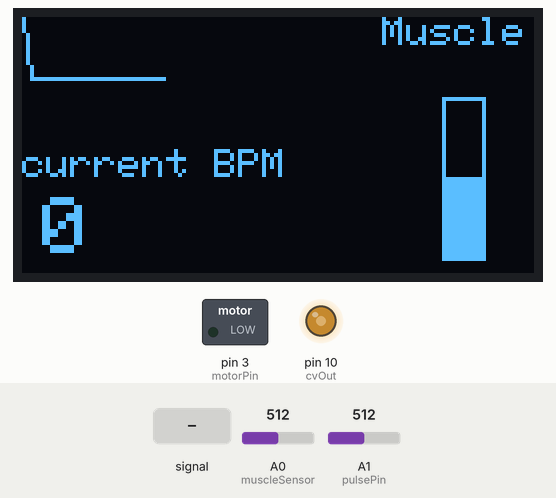
Simulated run of this sketch. Board: Arduino Uno, built with avr-gcc and run on an emulated ATmega328P. Shown: 128×64 one-colour display, switched loads named in the sketch (green lamp = pin HIGH), output pins drawn as LEDs (lit = HIGH). Dashed ring = blinking. Inputs (shaded band) come from the test bench; at power-on: A0 (muscleSensor) = 512, A1 (pulsePin) = 512.

Above: at 3.2 s.
3.3 s: A1 (pulsePin) fed a 200 Hz sine of ±81 counts around its level
At 3.74 s:
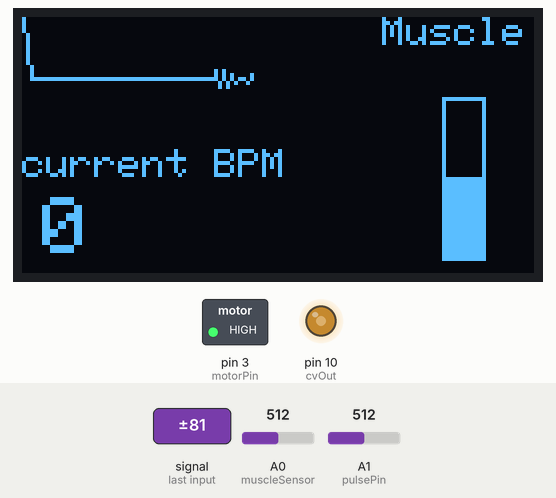
6.3 s: A0 (muscleSensor) set to 560
At 6.74 s:
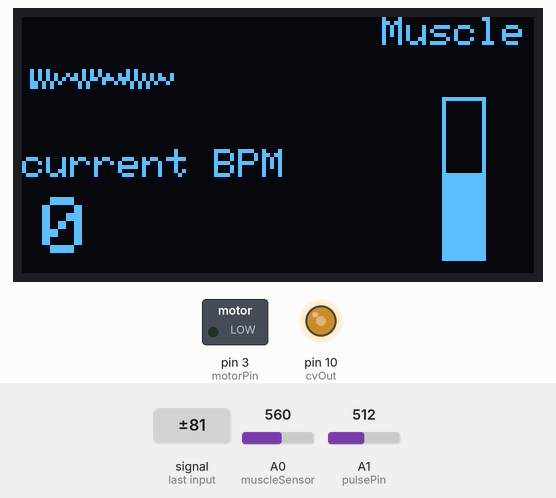
9.0 s: A0 (muscleSensor) set to 245
At 9.45 s:
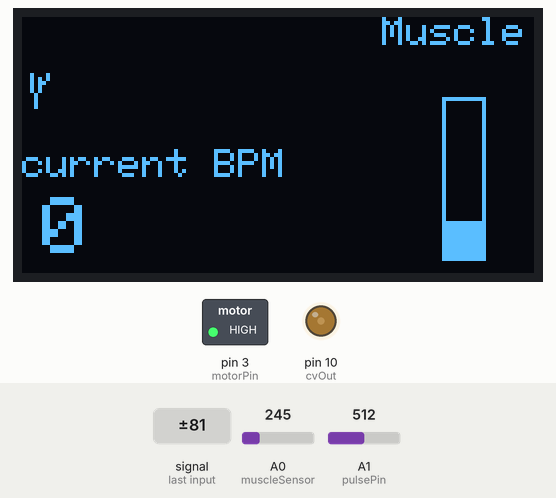
11.7 s: A0 (muscleSensor) set to 0
At 12.16 s:
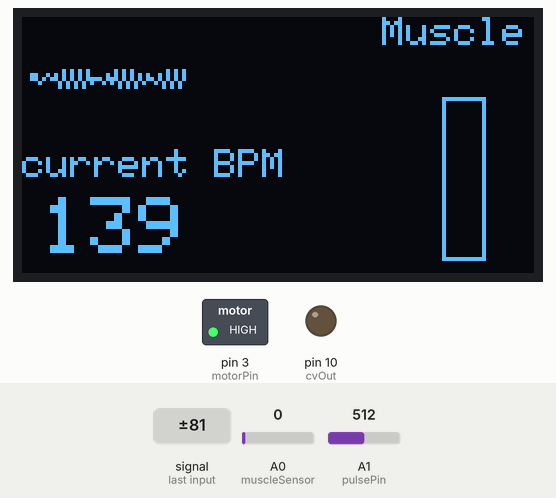
14.7 s: A0 (muscleSensor) set to 900
At 15.2 s:
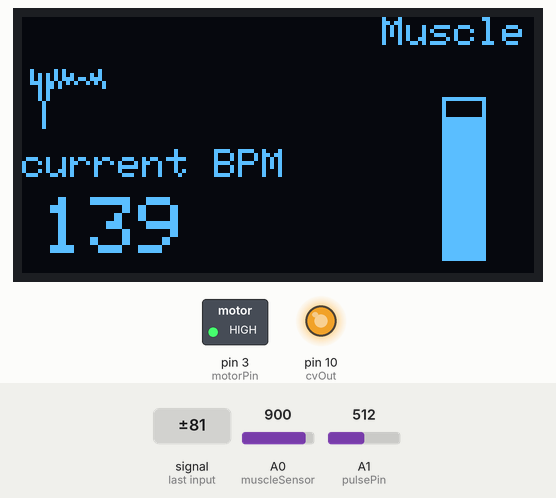
17.1 s: A1 (pulsePin) set to 470
At 18.56 s:
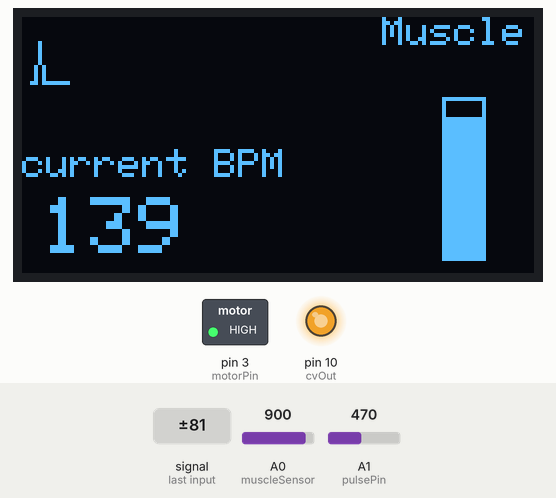
Timing chart, 0 to 19.6 s (numbered marks = the images above; inputs shaded):
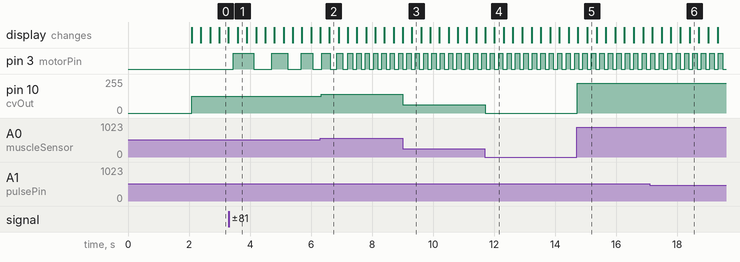

The sketch:

kontrool.ino
```cpp
/**
 * @file: kontrool.ino
 *
 * @date: 2021-06-02
 *
 * @author: Yazan Saleh & Lukas Güldenstein
 *
 * @brief: kontrool - controlling music with your body
 */

/* -------------------------------- includes -------------------------------- */
#include "ui.hpp"
#include "util.hpp"
#include "pulseSensor.hpp"

// debuggin?
#define DEBUG false

/* -------------------------- parameter definitons -------------------------- */
const unsigned long baudRate = 115200;

/* ----------------------------- pin definitions ---------------------------- */

const uint8_t muscleSensor = A0;
const uint8_t cvOut = 10;
const uint8_t pulsePin = A1;
const uint8_t motorPin = 3;

PulseSensor *PulseSensor::OurThis;

/* ---------------- global variables & object instantiations ---------------- */
UI ui = UI();
PulseSensor pulseSensor = PulseSensor(pulsePin);
const int numReadings = 31;
int readings[numReadings];

/* ---------------------------------- setup --------------------------------- */
void setup()
{
	Serial.begin(baudRate);
	if (!ui.start())
	{
		error("could not setup oled");
	}
	ui.displayLogo();
	delay(2000);
	ui.clearDisplay();
	ui.drawTemplate();

	pinMode(motorPin, OUTPUT);

	// configure CV Pin with higher PWM freq
	setHigherPWMFreq();

	// threshhold to avoid noise
	pulseSensor.setThreshold(480);

	// zero readings array
	for (int i = 0; i < numReadings; i++)
	{
		readings[i] = 0;
	}
}

/* ------------------------- variables in interrupt ------------------------- */
volatile uint16_t muscleSenseVal = 0;
volatile uint8_t cvOutVal = 0;

/* ------------------------ global variables in loop ------------------------ */
unsigned long pTime = 0;
unsigned long pTime2 = 0;
unsigned long interval;
uint8_t average = 0;
int sum;
uint8_t count = 0;
int smooth;
int total = 0;
int readIndex = 0;
bool motorOn = false;

/* ---------------------------------- loop ---------------------------------- */
void loop()
{
	unsigned long now = millis();

	// smoothing
	total -= readings[readIndex];
	int bpm = pulseSensor.getBPM();
	if (bpm < smooth + 5 || bpm > smooth - 5)
	{
		readings[readIndex] = bpm;
	}
	total += readings[readIndex];
	readIndex += 1;

	if (readIndex >= numReadings)
	{
		readIndex = 0;
	}

	// calculate smooth
	smooth = total / numReadings;

	/* -------------------------------- averaging ------------------------------- */
	if (now - pTime2 >= 500)
	{
		pTime2 = now;
		sum += smooth;
		count++;
		if (count >= 20)
		{
			average = sum / 20;
			sum = 0;
			count = 0;
		}
	}

	// interval for the vibration motor output
	interval = 30000 / smooth;

	//
	if ((now - pTime) >= interval)
	{
		pTime = now;
		motorOn ^= true;
		if (motorOn)
		{
			digitalWrite(motorPin, HIGH);
		}
		else
		{
			digitalWrite(motorPin, LOW);
		}
	}

	// read pulse sensor value and map for display
	int val = analogRead(A1);
	val = map(val, 0, 1023, 0, 25);
	// update ui
	ui.update(muscleSenseVal, val, average);
	analogWrite(cvOut, cvOutVal);
}

/* ------------------------ interrupt service routine ----------------------- */
// get data and process pulse samples
ISR(TIMER2_COMPA_vect)
{
	DISABLE_PULSE_SENSOR_INTERRUPTS; // disable interrupts while we do this
	PulseSensor::OurThis->onSampleTime();
	muscleSenseVal = analogRead(muscleSensor);
	cvOutVal = map(muscleSenseVal, 0, 1023, 0, 255);
	ENABLE_PULSE_SENSOR_INTERRUPTS; // enable interrupts when you're done
}
```

pulseSensor.hpp
```cpp
/**
 * @file: pulseSensor.hpp
 *
 * @date: 2021-06-12
 *
 * @author: Yazan Saleh & Lukas Güldenstein
 *
 * @note partly copied from library at https://github.com/WorldFamousElectronics/PulseSensorPlayground
 */

#ifndef _PULSESENSOR_HPP
#define _PULSESENSOR_HPP

#define FADE_SCALE 10
#define FADE_LEVEL_PER_SAMPLE 12
#define MAX_FADE_LEVEL (255 * FADE_SCALE)
#define DISABLE_PULSE_SENSOR_INTERRUPTS cli()
#define ENABLE_PULSE_SENSOR_INTERRUPTS sei()

class PulseSensor
{
public:
	PulseSensor(const int &inputPin)
	{
		OurThis = this;
		InputPin = inputPin;
		// Initialize (seed) the pulse detector
		sampleIntervalMs = 2;
		resetVariables();
		initInterrupts();
	}

private:
	// Configuration
	int InputPin; // Analog input pin for PulseSensor.

	// Pulse detection output variables.
	// Volatile because our pulse detection code could be called from an Interrupt
	volatile int BPM;										 // int that holds raw Analog in 0. updated every call to readSensor()
	int Signal;													 // holds the latest incoming raw data (0..1023)
	volatile int IBI;										 // int that holds the time interval (ms) between beats! Must be seeded!
	volatile bool Pulse;								 // "True" when User's live heartbeat is detected. "False" when not a "live beat".
	volatile bool QS;										 // The start of beat has been detected and not read by the Sketch.
	volatile int FadeLevel;							 // brightness of the FadePin, in scaled PWM units. See FADE_SCALE
	volatile int threshSetting;					 // used to seed and reset the thresh variable
	volatile int amp;										 // used to hold amplitude of pulse waveform, seeded (sample value)
	volatile unsigned long lastBeatTime; // used to find IBI. Time (sampleCounter) of the previous detected beat start.

	// Variables internal to the pulse detection algorithm.
	// Not volatile because we use them only internally to the pulse detection.
	unsigned long sampleIntervalMs; // expected time between calls to readSensor(), in milliseconds.
	int rate[10];										// array to hold last ten IBI values (ms)
	unsigned long sampleCounter;		// used to determine pulse timing. Milliseconds since we started.
	int P;													// used to find peak in pulse wave, seeded (sample value)
	int T;													// used to find trough in pulse wave, seeded (sample value)
	int thresh;											// used to find instant moment of heart beat, seeded (sample value)
	boolean firstBeat;							// used to seed rate array so we startup with reasonable BPM
	boolean secondBeat;							// used to seed rate array so we startup with reasonable BPM
public:
	bool getPulse()
	{
		return Pulse;
	}
	int getFadeLevel()
	{
		return FadeLevel;
	}
	int getBPM()
	{
		return BPM;
	}
	int getInterval()
	{
		return IBI;
	}

	void setThreshold(int threshold)
	{
		DISABLE_PULSE_SENSOR_INTERRUPTS;
		threshSetting = threshold;
		thresh = threshold;
		ENABLE_PULSE_SENSOR_INTERRUPTS;
	}

	void resetVariables()
	{
		for (int i = 0; i < 10; ++i)
		{
			rate[i] = 0;
		}
		QS = false;
		BPM = 0;
		IBI = 750; // 750ms per beat = 80 Beats Per Minute (BPM)
		Pulse = false;
		sampleCounter = 0;
		lastBeatTime = 0;
		P = 512;						 // peak at 1/2 the input range of 0..1023
		T = 512;						 // trough at 1/2 the input range.
		threshSetting = 550; // used to seed and reset the thresh variable
		thresh = 550;				 // threshold a little above the trough
		amp = 100;					 // beat amplitude 1/10 of input range.
		firstBeat = true;		 // looking for the first beat
		secondBeat = false;	 // not yet looking for the second beat in a row
		FadeLevel = 0;			 // LED is dark.
	}

	int readSample()
	{
		Signal = analogRead(InputPin);
	}

	void processLatestSample()
	{
		// Serial.println(threshSetting);
		// Serial.print('\t');
		// Serial.println(thresh);
		sampleCounter += sampleIntervalMs;		// keep track of the time in mS with this variable
		int N = sampleCounter - lastBeatTime; // monitor the time since the last beat to avoid noise

		// Fade the Fading LED
		FadeLevel = FadeLevel - FADE_LEVEL_PER_SAMPLE;
		FadeLevel = constrain(FadeLevel, 0, MAX_FADE_LEVEL);

		//  find the peak and trough of the pulse wave
		if (Signal < thresh && N > (IBI / 5) * 3)
		{ // avoid dichrotic noise by waiting 3/5 of last IBI
			if (Signal < T)
			{							// T is the trough
				T = Signal; // keep track of lowest point in pulse wave
			}
		}

		if (Signal > thresh && Signal > P)
		{							// thresh condition helps avoid noise
			P = Signal; // P is the peak
		}							// keep track of highest point in pulse wave

		//  NOW IT'S TIME TO LOOK FOR THE HEART BEAT
		// signal surges up in value every time there is a pulse
		if (N > 250)
		{ // avoid high frequency noise
			if ((Signal > thresh) && (Pulse == false) && (N > (IBI / 5) * 3))
			{
				Pulse = true;												// set the Pulse flag when we think there is a pulse
				IBI = sampleCounter - lastBeatTime; // measure time between beats in mS
				lastBeatTime = sampleCounter;				// keep track of time for next pulse

				if (secondBeat)
				{											// if this is the second beat, if secondBeat == TRUE
					secondBeat = false; // clear secondBeat flag
					for (int i = 0; i <= 9; i++)
					{ // seed the running total to get a realisitic BPM at startup
						rate[i] = IBI;
					}
				}

				if (firstBeat)
				{										 // if it's the first time we found a beat, if firstBeat == TRUE
					firstBeat = false; // clear firstBeat flag
					secondBeat = true; // set the second beat flag
					// IBI value is unreliable so discard it
					return;
				}

				// keep a running total of the last 10 IBI values
				word runningTotal = 0; // clear the runningTotal variable

				for (int i = 0; i <= 8; i++)
				{													 // shift data in the rate array
					rate[i] = rate[i + 1];	 // and drop the oldest IBI value
					runningTotal += rate[i]; // add up the 9 oldest IBI values
				}

				rate[9] = IBI;							// add the latest IBI to the rate array
				runningTotal += rate[9];		// add the latest IBI to runningTotal
				runningTotal /= 10;					// average the last 10 IBI values
				BPM = 60000 / runningTotal; // how many beats can fit into a minute? that's BPM!
				QS = true;									// set Quantified Self flag (we detected a beat)
				FadeLevel = MAX_FADE_LEVEL; // If we're fading, re-light that LED.
			}
		}

		if (Signal < thresh && Pulse == true)
		{												// when the values are going down, the beat is over
			Pulse = false;				// reset the Pulse flag so we can do it again
			amp = P - T;					// get amplitude of the pulse wave
			thresh = amp / 2 + T; // set thresh at 50% of the amplitude
			P = thresh;						// reset these for next time
			T = thresh;
		}

		if (N > 2500)
		{																// if 2.5 seconds go by without a beat
			thresh = threshSetting;				// set thresh default
			P = 512;											// set P default
			T = 512;											// set T default
			lastBeatTime = sampleCounter; // bring the lastBeatTime up to date
			firstBeat = true;							// set these to avoid noise
			secondBeat = false;						// when we get the heartbeat back
			QS = false;
			BPM = 0;
			IBI = 600; // 600ms per beat = 100 Beats Per Minute (BPM)
			Pulse = false;
			amp = 100; // beat amplitude 1/10 of input range.
		}
	}

	void onSampleTime()
	{
		digitalWrite(2, HIGH);
		readSample();
		processLatestSample();
		digitalWrite(2, LOW);
	}
	static PulseSensor *OurThis;

private:
	void initInterrupts()
	{
		// Initializes Timer2 to throw an interrupt every 2mS
		// Interferes with PWM on pins 3 and 11
		TCCR2A = 0x02; // Disable PWM and go into CTC mode
		TCCR2B = 0x05; // don't force compare, 128 prescaler
		OCR2A = 0XF9;	 // set count to 249 for 2mS interrupt
		TIMSK2 = 0x02; // Enable OCR2A match interrupt DISABLE BY SETTING TO 0x00
		ENABLE_PULSE_SENSOR_INTERRUPTS;
	}
};

#endif /* _PULSESENSOR_HPP */
```

ui.hpp
```cpp
/**
 * @file: ui.hpp
 *
 * @date: 2021-06-02
 *
 * @author: Yazan Saleh & Lukas Güldenstein
 */

#ifndef _UI_HPP
#define _UI_HPP

/* -------------------------------- includes -------------------------------- */
#include <Arduino.h>
#include <Wire.h>							// the I2C library
#include <Adafruit_GFX.h>			// the graphics library
#include <Adafruit_SSD1306.h> // the SSD1306 library

/**
 * use these pins:
 * A4 -> SDA
 * A5 -> SCL
 */

class UI
{
private:
	const int oledAdrr = 0x3c;
	const int oledWidth = 128;
	const int oledHeight = 64;

	const int barX0 = 105;
	const int barY0 = 20;
	const int barWidth = 10;
	const int barHeight = 40;

	Adafruit_SSD1306 oled;

public:
	UI()
	{
		oled = Adafruit_SSD1306(oledWidth, oledHeight, &Wire, -1);
	}
	~UI() {}

private:
	void updateCurrentBPM(const int &currentBPM)
	{
		// write current BPM as value
		oled.fillRect(0, 42, 70, 20, BLACK); // clear part of display
		oled.setTextColor(WHITE);
		oled.setTextSize(2);
		oled.setCursor(5, 45);
		oled.print(currentBPM);
	}
	void updateBar(const int &muscleSensor)
	{
		// clear the bar
		oled.fillRect(barX0 + 1, barY0 + 1, barWidth - 1, barHeight - 1, BLACK);
		// fill the bar
		int curHeight = map(muscleSensor, 0, 1023, 0, barHeight);
		oled.fillRect(barX0, barY0 + (barHeight - curHeight), barWidth, curHeight, WHITE);
	}

public:
	void drawTemplate()
	{
		oled.setTextColor(WHITE);
		oled.setTextSize(1);

		// current value
		oled.setCursor(0, 33);
		oled.print("current BPM");

		// UI for Muscle Sensor
		oled.setCursor(90, 0);
		oled.print("Muscle");

		oled.drawLine(barX0, barY0, barX0, barY0 + barHeight, WHITE);												 // left
		oled.drawLine(barX0 + barWidth, barY0, barX0 + barWidth, barY0 + barHeight, WHITE);	 // right
		oled.drawLine(barX0, barY0, barX0 + barWidth, barY0, WHITE);												 // top
		oled.drawLine(barX0, barY0 + barHeight, barX0 + barWidth, barY0 + barHeight, WHITE); //bottom

		// chart
		// oled.drawLine(1, 1, 1, 30, WHITE);	 // y-axis
		// oled.drawLine(1, 31, 70, 31, WHITE); // x-axis
	}

public:
	bool start()
	{
		Wire.setClock(400000);
		Wire.begin();
		if (!oled.begin(SSD1306_SWITCHCAPVCC, oledAdrr))
		{
			return false;
		}
		return true;
	}
	void displayLogo()
	{
		oled.clearDisplay();
		oled.setTextColor(WHITE);
		oled.fillScreen(BLACK);
		oled.setTextSize(2);
		oled.setCursor(oledWidth / 2 - 50, oledHeight / 2 - 10);
		oled.print("KONTROOL");
		oled.display();
	}
	void clearDisplay()
	{
		oled.clearDisplay();
	}
	void update(const int &muscleSensor, const int &pulse, const int &currentBPM)
	{
		static int lastTargetBPM;
		static int lastX, lastY;
		static int x = 2;
		int y = 25 - pulse + 2;
		if (x > 66)
		{
			x = 2;
			lastX = x;
			oled.fillRect(0, 0, 70, 31, BLACK); //
		}
		oled.writeLine(lastX, lastY, x, y, WHITE);
		lastX = x;
		lastY = y;

		x++;
		updateBar(muscleSensor);
		updateCurrentBPM(currentBPM);

		oled.display();
	}
	void dim(const bool &dim)
	{
		oled.dim(dim);
	}
};

#endif /* _UI_HPP */
```

util.hpp
```cpp
/**
 * @file: util.hpp
 *
 * @date: 2021-06-02
 *
 * @author: Yazan Saleh & Lukas Güldenstein
 */

#ifndef _UTIL_HPP
#define _UTIL_HPP

/* -------------------------------- includes -------------------------------- */

/**
 * flash LED and print message to signal error
 */
void error(String msg)
{
	pinMode(LED_BUILTIN, OUTPUT);
	Serial.println(msg);
	while (true)
	{
		digitalWrite(LED_BUILTIN, HIGH);
		delay(100);
		digitalWrite(LED_BUILTIN, LOW);
		delay(100);
	}
}

/**
 * flash LED to signal error
 */
void error()
{
	pinMode(LED_BUILTIN, OUTPUT);
	while (true)
	{
		digitalWrite(LED_BUILTIN, HIGH);
		delay(100);
		digitalWrite(LED_BUILTIN, LOW);
		delay(100);
	}
}

void setHigherPWMFreq()
{
	TCCR1B = TCCR1B & B11111000 | B00000001; // for PWM 31.4kHz
}

#endif /* _UTIL_HPP */
```

Measured:
- after the input at 3.3 s, pin 3 (motorPin): goes HIGH 0.66 s, LOW 0.60 s, HIGH 0.52 s, LOW 0.44 s, HIGH 0.38 s, then LOW, starting after 0.16 s
- after the input at 6.3 s, pin 10 (cvOut): 127/255 → 139/255 at once
- after the input at 9.0 s, pin 10 (cvOut): 139/255 → 61/255 at once
- after the input at 11.7 s, pin 10 (cvOut): 61/255 → 0/255 at once
- after the input at 14.7 s, pin 10 (cvOut): 0/255 → 224/255 at once
